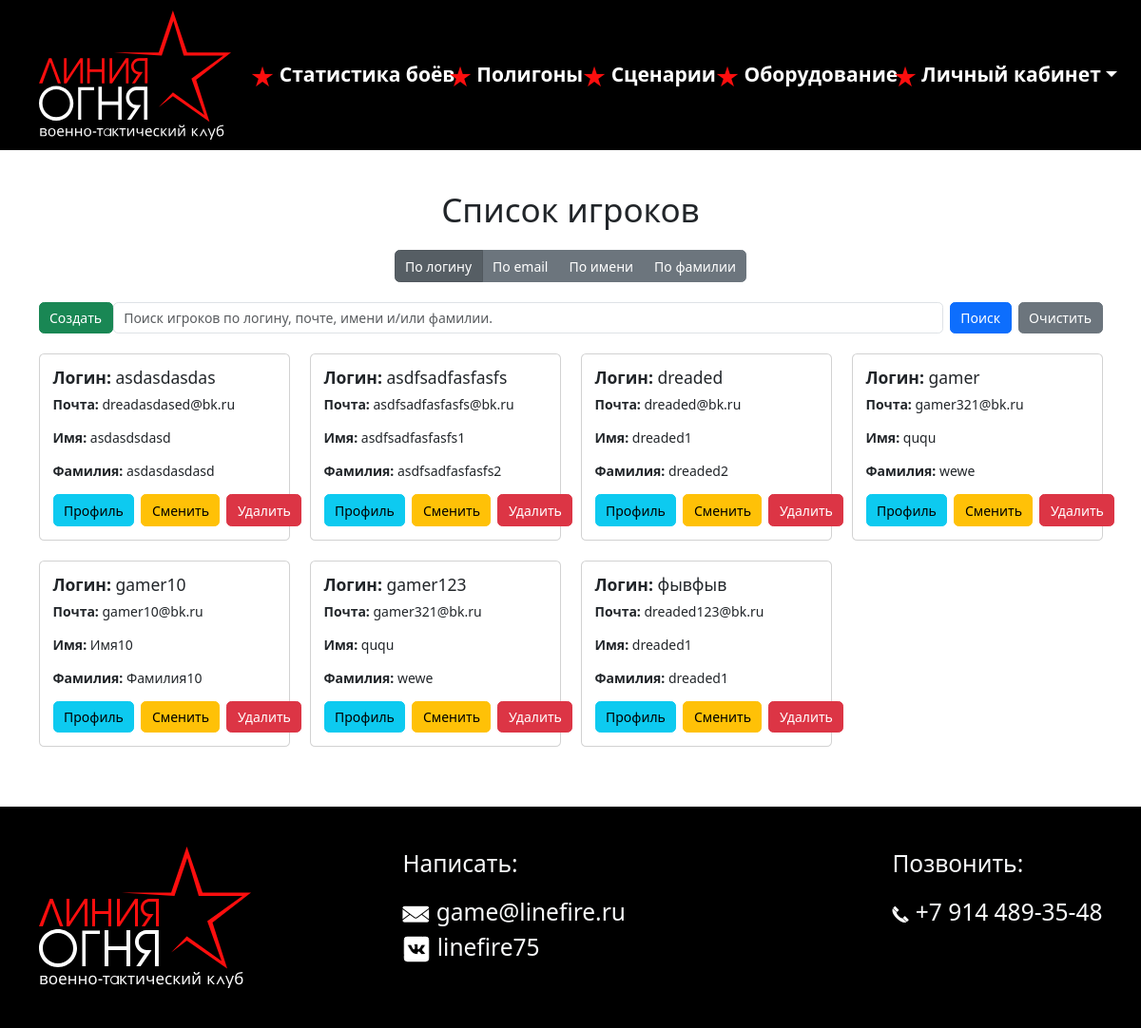
The app's page /players/ (signed in), older data.
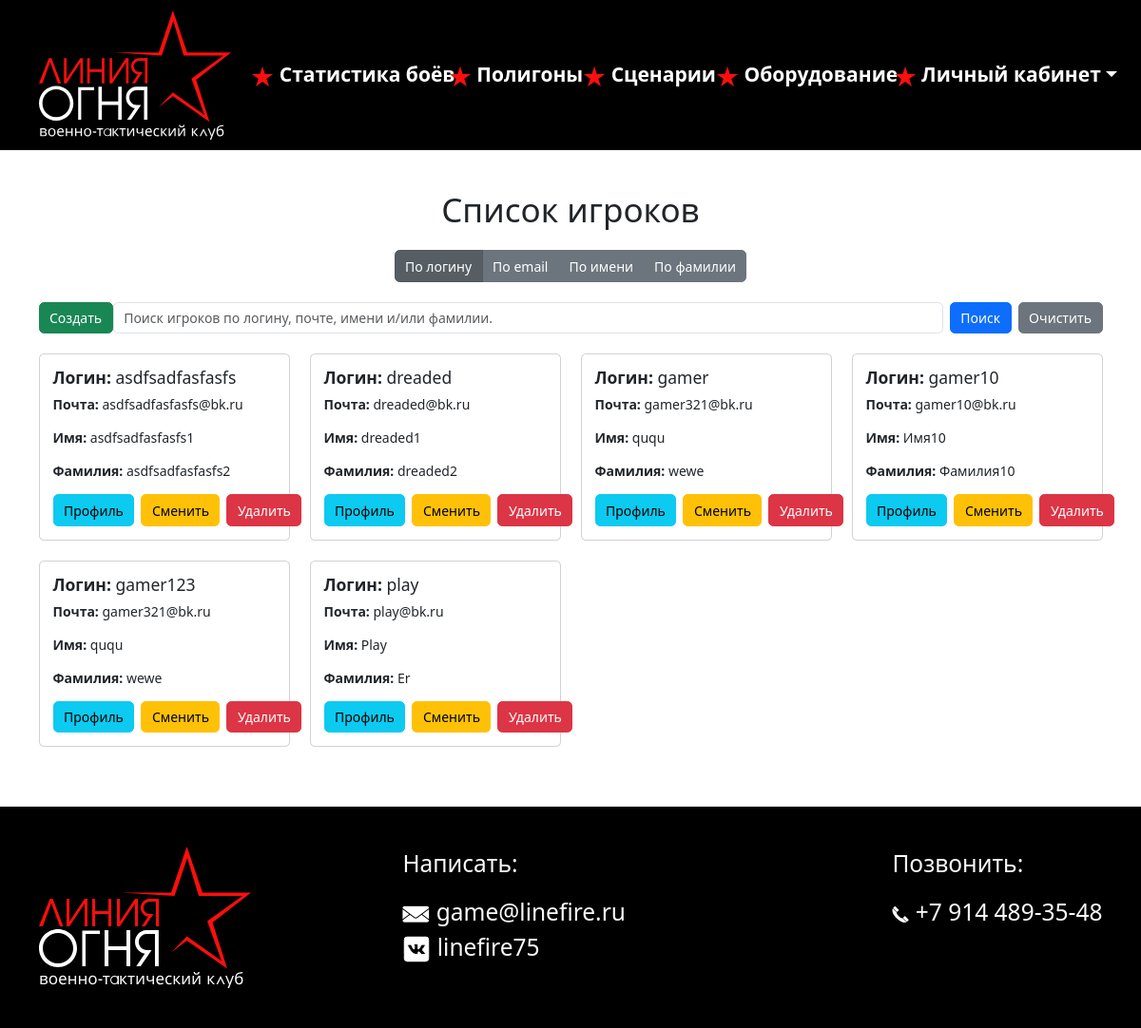
The same page, newer data.
### main/models.py (models this page shows, shortened)
class CustomUser(AbstractUser):
    USER_TYPE_CHOICES = (
        ('manager', 'Manager'),
        ('player', 'Player'),
    )
    user_type = models.CharField(max_length=10, choices=USER_TYPE_CHOICES)

### main/views.py (the view)
# urls.py: path('players/', player_list, name='player_list'),
@login_required
@user_passes_test(manager_required)
def player_list(request):
    sort_by = request.GET.get('sort_by', 'username')
    search_query = request.GET.get('search', '').strip()
    if sort_by not in ['username', 'email', 'first_name', 'last_name']:
        sort_by = 'username'
    search_terms = search_query.split()
    query = Q(user_type='player')
    if len(search_terms) == 1:
        query &= (Q(username__icontains=search_terms[0]) |
                  Q(email__icontains=search_terms[0]) |
                  Q(first_name__icontains=search_terms[0]) |
                  Q(last_name__icontains=search_terms[0]))
    elif len(search_terms) > 1:
        query &= (Q(first_name__icontains=search_terms[0], last_name__icontains=search_terms[1]) |
                  Q(last_name__icontains=search_terms[0], first_name__icontains=search_terms[1]))
    players = CustomUser.objects.filter(query).order_by(sort_by)
    return render(request, 'player_list.html', {
        'players': players,
        'sort_by': sort_by,
        'search_query': search_query,
    })

### main/forms.py
class ContactForm(forms.Form):
    name = forms.CharField(max_length=100)
    email = forms.EmailField()
    message = forms.CharField(widget=forms.Textarea)
    captcha = CaptchaField()

### main/context_processors.py (called while the page is built)
def contact_form(request):
    return {'contact_form': ContactForm()}

### main/templates/player_list.html (shortened to what this page needs)
{% load static %}
{% include 'layout/top.html' %}
{% include 'layout/navbar.html' %}
<div class="container pb-5 pt-5">
    <h1 class="text-center mb-4">Список игроков</h1>
    <div class="text-center mb-4">
        <div class="btn-group" role="group" aria-label="Сортировка">
            <a href="{% url 'main:player_list' %}?sort_by=username" class="btn btn-secondary {% if sort_by == 'username' %}active{% endif %}">По логину</a>
            <a href="{% url 'main:player_list' %}?sort_by=email" class="btn btn-secondary {% if sort_by == 'email' %}active{% endif %}">По email</a>
            <a href="{% url 'main:player_list' %}?sort_by=first_name" class="btn btn-secondary {% if sort_by == 'first_name' %}active{% endif %}">По имени</a>
            <a href="{% url 'main:player_list' %}?sort_by=last_name" class="btn btn-secondary {% if sort_by == 'last_name' %}active{% endif %}">По фамилии</a>
        </div>
    </div>
    <div class="text-center mb-4">
        <form method="GET" action="{% url 'main:player_list' %}" class="d-flex mb-4">
            <a href="{% url 'main:register_player' %}" class="btn btn-success">Создать</a>
        <input type="text" name="search" class="form-control me-2" placeholder="Поиск игроков по логину, почте, имени и/или фамилии." value="{{ search_query }}">
        <button type="submit" class="btn btn-primary me-2">Поиск</button>
        <a href="{% url 'main:player_list' %}" class="btn btn-secondary">Очистить</a>
        </form>
    </div>
    <div class="row">
        {% for player in players %}
        <div class="col-md-3 mb-4">
            <div class="card h-100">
                <div class="card-body">
                    <h5 class="card-title"><strong>Логин:</strong> {{ player.username }}</h5>
                    <p class="card-text"><strong>Почта:</strong> {{ player.email }}</p>
                    <p class="card-text"><strong>Имя:</strong> {{ player.first_name }}</p>
                    <p class="card-text"><strong>Фамилия:</strong> {{ player.last_name }}</p>
                    <div class="d-flex align-items-center gap-2">
                        <a href="{% url 'main:player_profile' player.pk %}" class="btn btn-info">Профиль</a>
                        <a href="{% url 'main:change_password' player.pk %}" class="btn btn-warning">Сменить</a>
                        <form method="post" action="{% url 'main:delete_player' player.pk %}" class="m-0">
                            <button type="submit" class="btn btn-danger" onclick="return confirm('Вы уверены, что хотите удалить этого игрока?');">Удалить</button>
                        </form>
                    </div>
                </div>
            </div>
        </div>
        {% empty %}
        <div class="col-12">
            <div class="alert alert-warning text-center" role="alert">
                Игроки не найдены.
            </div>
        </div>
        {% endfor %}
    </div>
</div>
{% include 'layout/footer.html' %}
{% include 'layout/bottom.html' %}

Row changes from the older to the newer data that the page shows:
removed CustomUser: username "asdasdasdas", email "dreadasdased@bk.ru", first_name "asdasdsdasd", last_name "asdasdasdasd"
removed CustomUser: username "фывфыв", email "dreaded123@bk.ru", first_name "dreaded1", last_name "dreaded1"
added CustomUser: username "play", email "play@bk.ru", first_name "Play", last_name "Er"
